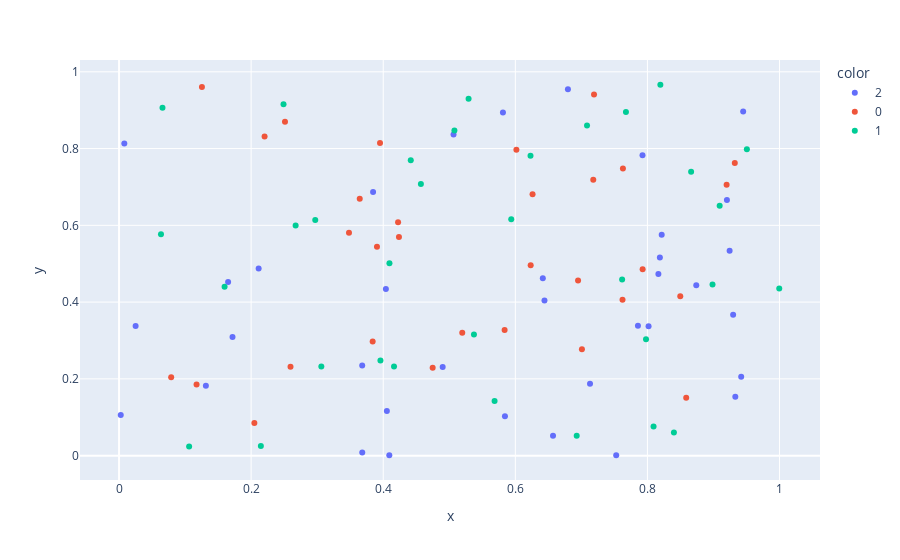

This figure's notebook cell:
### Code cell
px.scatter(x=x, y=y, color=cat.astype(str)) # discrete scale
